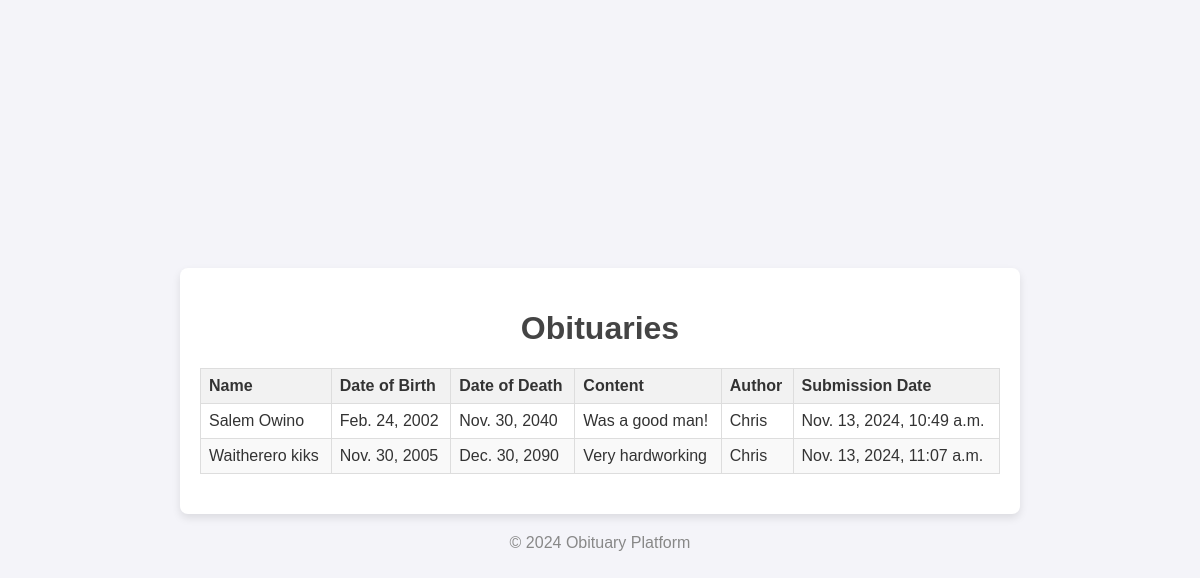
Screenshot of /view/ with the database file from the repository.
### obituaries/models.py (models this page shows, shortened)
class Obituary(models.Model):
    name = models.CharField(max_length=100)
    date_of_birth = models.DateField()
    date_of_death = models.DateField()
    content = models.TextField()
    author = models.CharField(max_length=100)
    submission_date = models.DateTimeField(auto_now_add=True)
    slug = models.SlugField(unique=True)

### obituaries/views.py (the view)
# urls.py: path('view/', views.view_obituaries, name='view_obituaries'),
def view_obituaries(request):
    obituaries = Obituary.objects.all()
    context = {
        'obituaries': obituaries,
        'current_year': datetime.now().year
    }
    return render(request, 'view_obituaries.html', context)

### obituaries/templates/view_obituaries.html (shortened to what this page needs)
{% load static %}
<!DOCTYPE html>
<html lang="en">
<head>
    <link rel="stylesheet" href="{% static 'obituaries/style.css' %}">
</head>
<body>
    <div class="container">
        <h1>Obituaries</h1>
        <table class="table">
            <thead>
                <tr>
                    <th>Name</th>
                    <th>Date of Birth</th>
                    <th>Date of Death</th>
                    <th>Content</th>
                    <th>Author</th>
                    <th>Submission Date</th>
                </tr>
            </thead>
            <tbody>
                {% for obituary in obituaries %}
                    <tr>
                        <td>{{ obituary.name }}</td>
                        <td>{{ obituary.date_of_birth }}</td>
                        <td>{{ obituary.date_of_death }}</td>
                        <td>{{ obituary.content }}</td>
                        <td>{{ obituary.author }}</td>
                        <td>{{ obituary.submission_date }}</td>
                    </tr>
                {% empty %}
                    <tr>
                        <td colspan="6">No obituaries found.</td>
                    </tr>
                {% endfor %}
            </tbody>
        </table>
    </div>
</body>
<div class="footer">
    &copy; {{ current_year }} Obituary Platform
</div>
</html>

### obituaries/static/obituaries/style.css (style rules this page uses)
body { font-family: Arial, sans-serif; background-color: #f4f4f9; color: #333; margin: 0; padding: 0; display: flex; justify-content: center; align-items: center; flex-direction: column; min-height: 100vh; }
.container { width: 100%; max-width: 800px; padding: 20px; background: #ffffff; box-shadow: 0 4px 8px rgba(0, 0, 0, 0.1); border-radius: 8px; margin-top: 20px; text-align: center; }
h1, h2 { text-align: center; color: #444; }
.table { width: 100%; border-collapse: collapse; margin: 20px 0; }
.table th, .table td { border: 1px solid #ddd; padding: 8px; text-align: left; }
.table th { background-color: #f2f2f2; color: #333; }
.table tr:nth-child(even) { background-color: #f9f9f9; }
.footer { margin-top: 20px; text-align: center; color: #888; }

### rows the page displays
Obituary: name "Salem Owino", date_of_birth "Feb. 24, 2002", date_of_death "Nov. 30, 2040", content "Was a good man!", author "Chris", submission_date "Nov. 13, 2024, 10:49 a.m."
Obituary: name "Waitherero kiks", date_of_birth "Nov. 30, 2005", date_of_death "Dec. 30, 2090", content "Very hardworking", author "Chris", submission_date "Nov. 13, 2024, 11:07 a.m."
